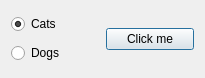
<?xml version="1.0" encoding="UTF-8"?>
<ui version="4.0">
 <class>Dialog</class>
 <widget class="QDialog" name="Dialog">
  <property name="geometry">
   <rect>
    <x>0</x>
    <y>0</y>
    <width>205</width>
    <height>78</height>
   </rect>
  </property>
  <property name="windowTitle">
   <string>Dialog</string>
  </property>
  <layout class="QHBoxLayout" name="horizontalLayout">
   <item>
    <layout class="QVBoxLayout" name="verticalLayout">
     <item>
      <widget class="QRadioButton" name="radioButton1">
       <property name="text">
        <string>Cats</string>
       </property>
       <property name="checked">
        <bool>true</bool>
       </property>
      </widget>
     </item>
     <item>
      <widget class="QRadioButton" name="radioButton2">
       <property name="text">
        <string>Dogs</string>
       </property>
      </widget>
     </item>
    </layout>
   </item>
   <item>
    <widget class="QPushButton" name="pushButton">
     <property name="text">
      <string>Click me</string>
     </property>
    </widget>
   </item>
  </layout>
 </widget>
 <layoutdefault spacing="6" margin="11"/>
 <resources/>
 <connections/>
</ui>
